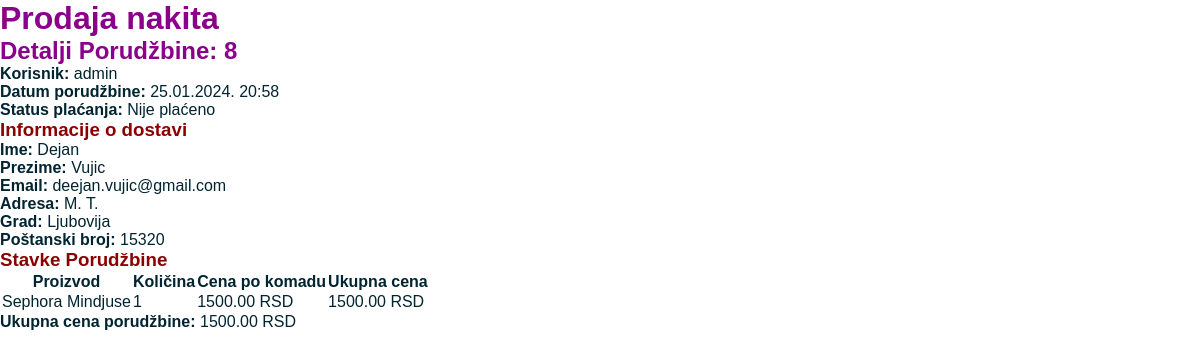
/porudzbina/detalji/8/, run on the app's committed database.
### Porudzbina/models.py (models this page shows, shortened)
class Porudzbina(models.Model):
    korisnik = models.ForeignKey(settings.AUTH_USER_MODEL, on_delete=models.CASCADE)
    ime = models.CharField(max_length=100)
    prezime = models.CharField(max_length=100)
    email = models.EmailField()
    adresa = models.CharField(max_length=255)
    grad = models.CharField(max_length=100)
    postanski_broj = models.CharField(max_length=20)
    placeno = models.BooleanField(default=False)
    kreirano = models.DateTimeField(auto_now_add=True)
    azurirano = models.DateTimeField(auto_now=True)
    dodatne_informacije = models.TextField(blank=True)
    class Meta:
        ordering = ('-kreirano',)

class StavkaPorudzbine(models.Model):
    porudzbina = models.ForeignKey(Porudzbina, related_name='stavke', on_delete=models.CASCADE)
    proizvod = models.ForeignKey(Proizvod, related_name='stavke_porudzbina', on_delete=models.CASCADE)
    cena = models.DecimalField(max_digits=10, decimal_places=2)
    kolicina = models.PositiveIntegerField(default=1)

### ProdavnicaNakita/models.py (models this page shows, shortened)
class Proizvod(models.Model):
    naziv = models.CharField(max_length=100)
    opis = models.TextField()
    cena = models.DecimalField(max_digits=10, decimal_places=2)
    dostupnost = models.BooleanField(default=True)
    kategorija = models.ForeignKey(Kategorija, on_delete=models.CASCADE)
    slika = models.ImageField(upload_to='proizvodi_slike/', blank=True, null=True)

### Porudzbina/views.py (the view)
# urls.py: path('detalji/<int:id>/', views.detalji_porudzbine, name='detalji_porudzbine'),
def detalji_porudzbine(request, id):
    porudzbina = Porudzbina.objects.get(id=id)
    stavke = porudzbina.stavke.all()
    ukupna_cena_porudzbine = 0
    for stavka in stavke:
        stavka.ukupna_cena_stavke = stavka.kolicina * stavka.cena
        ukupna_cena_porudzbine += stavka.ukupna_cena_stavke
    return render(request, 'Porudzbina/detalji_porudzbine.html', {
        'porudzbina': porudzbina,
        'stavke': stavke,
        'ukupna_cena_porudzbine': ukupna_cena_porudzbine
    })

### Porudzbina/templates/Porudzbina/detalji_porudzbine.html
{% extends 'base.html' %}
{% block content %}
  <h2>Detalji Porudžbine: {{ porudzbina.id }}</h2>
  <p><strong>Korisnik:</strong> {{ porudzbina.korisnik.username }}</p>
  <p><strong>Datum porudžbine:</strong> {{ porudzbina.kreirano|date:"d.m.Y. H:i" }}</p>
  <p><strong>Status plaćanja:</strong> {{ porudzbina.placeno|yesno:"Plaćeno,Nije plaćeno" }}</p>
  <h3>Informacije o dostavi</h3>
  <p><strong>Ime:</strong> {{ porudzbina.ime }}</p>
  <p><strong>Prezime:</strong> {{ porudzbina.prezime }}</p>
  <p><strong>Email:</strong> {{ porudzbina.email }}</p>
  <p><strong>Adresa:</strong> {{ porudzbina.adresa }}</p>
  <p><strong>Grad:</strong> {{ porudzbina.grad }}</p>
  <p><strong>Poštanski broj:</strong> {{ porudzbina.postanski_broj }}</p>
  <h3>Stavke Porudžbine</h3>
  <table>
    <thead>
      <tr>
        <th>Proizvod</th>
        <th>Količina</th>
        <th>Cena po komadu</th>
        <th>Ukupna cena</th>
      </tr>
    </thead>
    <tbody>
      {% for stavka in stavke %}
      <tr>
        <td>{{ stavka.proizvod.naziv }}</td>
        <td>{{ stavka.kolicina }}</td>
        <td>{{ stavka.cena }} RSD</td>
        <td>{{ stavka.ukupna_cena_stavke }} RSD</td>
      </tr>
      {% endfor %}
    </tbody>
  </table>
  <p><strong>Ukupna cena porudžbine:</strong> {{ ukupna_cena_porudzbine }} RSD</p>
{% endblock %}

### static/css/style.css (style rules this page uses)
* { margin: 0; padding: 0; box-sizing: border-box; }
body { font-family: Verdana, Geneva, Tahoma, sans-serif; font-size: 1rem; color: #002430; text-decoration: none; }
h1, h2 { color: darkmagenta; }
h3 { color: darkred; }

### data on the page
Porudzbina: id "8", korisnik.username "admin", kreirano "25.01.2024. 20:58", placeno "Nije plaćeno", ime "Dejan", prezime "Vujic", email "deejan.vujic@gmail.com", adresa "M. T.", grad "Ljubovija", postanski_broj "15320"
StavkaPorudzbine: proizvod.naziv "Sephora Mindjuse", kolicina "1", cena "1500.00", ukupna_cena_stavke "1500.00"

### other printed values
{{ ukupna_cena_porudzbine }} "1500.00"
